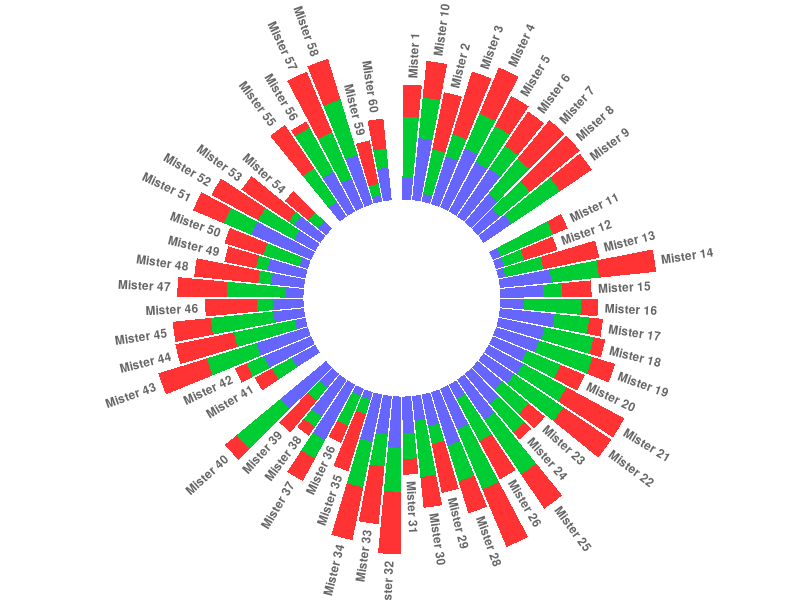

Source code (R):
#' Author: Bruno Tebaldi de Queiroz Barbosa
#'
#' Data: 2022-09-24
#'
#' Cria um grafico de barras circular
#'
#' A circular barplot is a barplot where bars are displayed along a circle
#' instead of a line.

# Setup -------------------------------------------------------------------

rm(list = ls())

library(ggplot2)
library(dplyr)

# Data load ---------------------------------------------------------------

# data("mtcars")  # load data
# 
# head(mtcars)

# number of individuals (at least n > 6)
n <- 60

na <- floor( (10/60)*n )
nb <- floor( (30/60)*n )
nc <- floor( (14/60)*n )
nd <- n-(na+nb+nc)


# Create dataset
data <- data.frame(individual = paste( "Mister ", seq(1,n), sep=""),
                   group = c( rep('A', na), rep('B', nb), rep('C', nc), rep('D', nd)) ,
                   value1 = sample( seq(10,100), n, replace=T),
                   value2 = sample( seq(10,100), n, replace=T),
                   value3 = sample( seq(10,100), n, replace=T)) %>% as_tibble()

data
# Data regularization -----------------------------------------------------


# Transform data in a tidy format (long format)
data <- data %>% 
  mutate(group = factor(group)) %>% 
  tidyr::pivot_longer(cols = c("value1", "value2", "value3"),
                      names_to = "observation",
                      values_to = "value")



# Calculation of inteval between groups -----------------------------------

# Set a number of 'empty bar' to add at the end of each group
empty_bar <- 1

nObsType <- nlevels(as.factor(data$observation))

to_add <- data.frame( matrix(NA, empty_bar*nlevels(data$group)*nObsType, ncol(data)) )

colnames(to_add) <- colnames(data)

to_add$group <- rep(levels(data$group), each=empty_bar*nObsType )

data <- data %>% bind_rows(to_add)

data <- data %>% arrange(group, individual)

data$id <- rep( seq(1, nrow(data)/nObsType) , each=nObsType)


# Rotation of individual name ---------------------------------------------

# Get the name and the y position of each label
label_data <- data %>% group_by(id, individual) %>% summarize(tot=sum(value))
number_of_bar <- nrow(label_data)

# I substract 0.5 because the letter must have the angle of the center of the bars. Not extreme right(1) or extreme left (0)
angle <- 90 - 360 * (label_data$id-0.5) /number_of_bar
label_data$hjust <- ifelse( angle < -90, 1, 0)
label_data$angle <- ifelse(angle < -90, angle+180, angle)

# prepare a data frame for base lines
base_data <- data %>% 
  group_by(group) %>% 
  summarize(start=min(id), end=max(id) - empty_bar) %>% 
  rowwise() %>% 
  mutate(title=mean(c(start, end)))

# prepare a data frame for grid (scales)
grid_data <- base_data
grid_data$end <- grid_data$end[ c( nrow(grid_data), 1:nrow(grid_data)-1)] + 1
grid_data$start <- grid_data$start - 1
grid_data <- grid_data[-1,]

# Make the plot
p <- ggplot(data) +      
  
  # Add the stacked bar
  geom_bar(aes(x=as.factor(id), y=value, fill=observation), stat="identity") +
  # scale_fill_viridis(discrete=TRUE) +
  
  # Add a val=100/75/50/25 lines. I do it at the beginning to make sur barplots are OVER it.
  geom_segment(data=grid_data, aes(x = end, y = 0, xend = start, yend = 0), colour = "grey", alpha=1, size=0.3 , inherit.aes = FALSE ) +
  geom_segment(data=grid_data, aes(x = end, y = 50, xend = start, yend = 50), colour = "grey", alpha=1, size=0.3 , inherit.aes = FALSE ) +
  geom_segment(data=grid_data, aes(x = end, y = 100, xend = start, yend = 100), colour = "grey", alpha=1, size=0.3 , inherit.aes = FALSE ) +
  geom_segment(data=grid_data, aes(x = end, y = 150, xend = start, yend = 150), colour = "grey", alpha=1, size=0.3 , inherit.aes = FALSE ) +
  geom_segment(data=grid_data, aes(x = end, y = 200, xend = start, yend = 200), colour = "grey", alpha=1, size=0.3 , inherit.aes = FALSE ) +
  
  # Add text showing the value of each 100/75/50/25 lines
  # ggplot2::annotate("text", x = rep(max(data$id),5), y = c(0, 50, 100, 150, 200), label = c("0", "50", "100", "150", "200") , color="grey", size=6 , angle=0, fontface="bold", hjust=1) +
  
  ylim(-150,max(label_data$tot, na.rm=T)) +
  scale_fill_manual(breaks = c("value1", "value2", "value3"), 
                    values=c("#FF3333", "#00CC33", "#6666FF")) + 
  theme_minimal() +
  theme(legend.position = "none",
        axis.text = element_blank(),
        axis.title = element_blank(),
        panel.grid = element_blank(),
        plot.margin = unit(rep(-1,4), "cm") 
  ) +
  coord_polar() +
  
  # Add labels on top of each bar
  geom_text(data=label_data, aes(x=id, y=tot+10, label=individual, hjust=hjust), color="black", fontface="bold",alpha=0.6, size=3, angle= label_data$angle, inherit.aes = FALSE ) 

# Add base line information
# geom_segment(data=base_data, aes(x = start, y = -5, xend = end, yend = -5), colour = "black", alpha=0.8, size=0.6 , inherit.aes = FALSE )  +
# geom_text(data=base_data, aes(x = title, y = -18, label=group), hjust=c(1,1,0,0), colour = "black", alpha=0.8, size=4, fontface="bold", inherit.aes = FALSE)


# Save at png
# ggsave(p, file="output.png", width=10, height=10)
